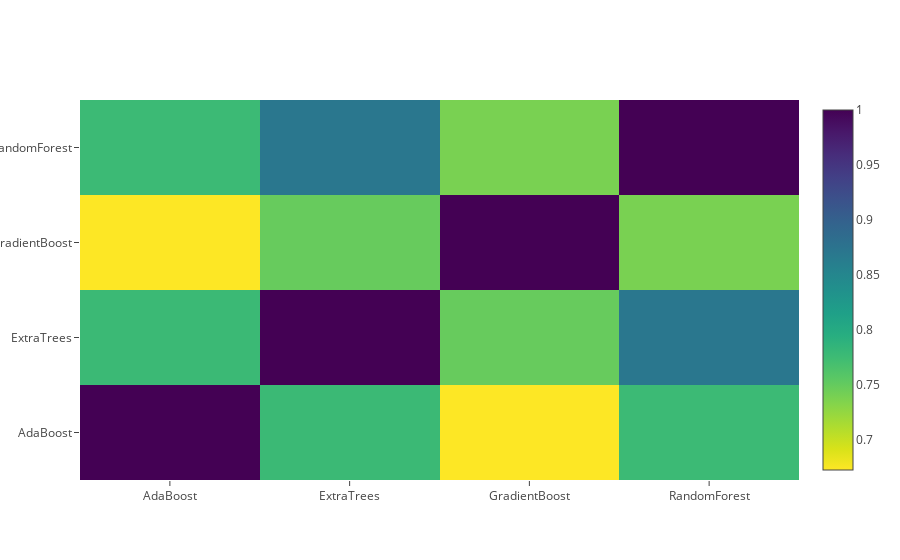

Source (notebook cell):
### Code cell
data = [
    go.Heatmap(
        z= base_predictions_train.astype(float).corr().values ,
        x=base_predictions_train.columns.values,
        y= base_predictions_train.columns.values,
          colorscale='Viridis',
            showscale=True,
            reversescale = True
    )
]
py.iplot(data, filename='labelled-heatmap')

### Figure 1 — Plotly figure (JSON) as saved in the notebook; plotly's stock layout.template omitted (floating-point values rounded to 4 significant figures)
{"data": [{"colorscale": "Viridis", "reversescale": true, "showscale": true, "type": "heatmap", "x": ["AdaBoost", "ExtraTrees", "GradientBoost", "RandomForest"], "y": ["AdaBoost", "ExtraTrees", "GradientBoost", "RandomForest"], "z": [[1, 0.778, 0.6729, 0.7768], [0.778, 1, 0.7491, 0.8699], [0.6729, 0.7491, 1, 0.7393], [0.7768, 0.8699, 0.7393, 1]]}], "layout": {}}
